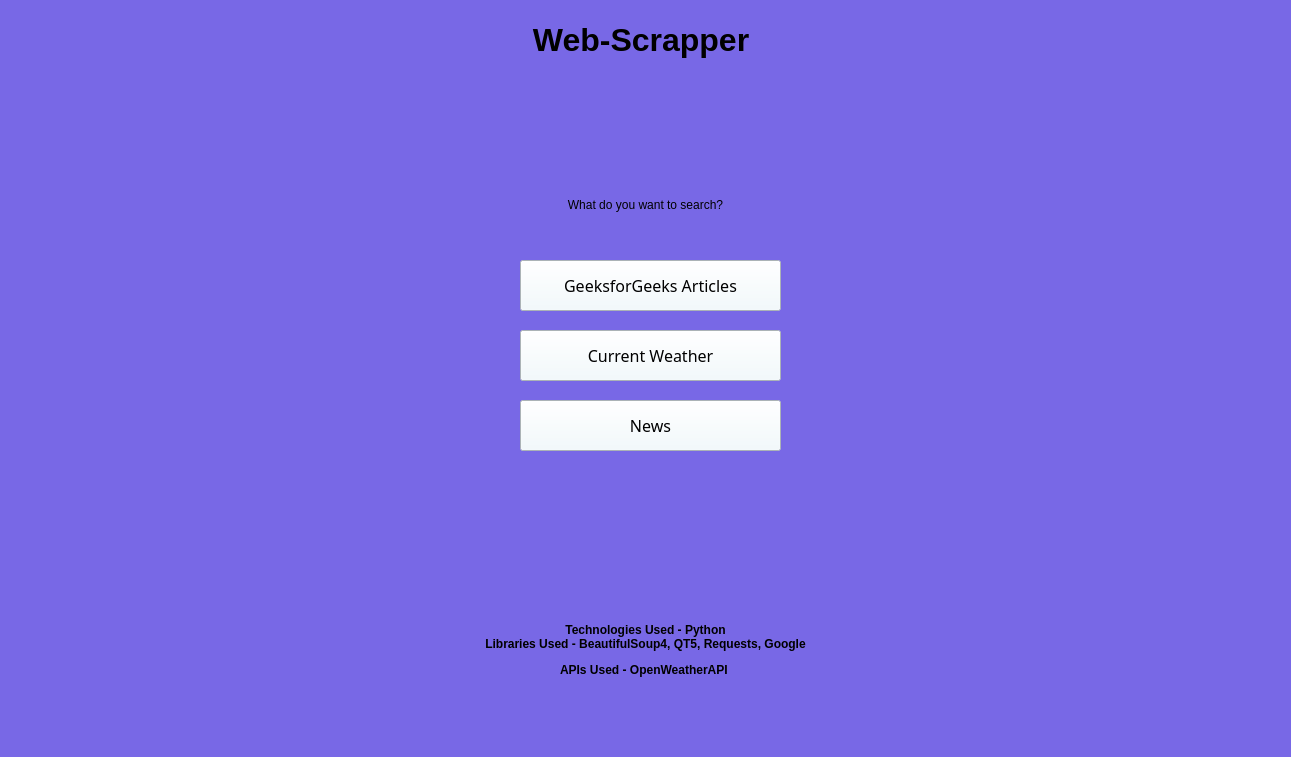
<?xml version="1.0" encoding="UTF-8"?>
<ui version="4.0">
 <class>MainWindow</class>
 <widget class="QMainWindow" name="MainWindow">
  <property name="geometry">
   <rect>
    <x>0</x>
    <y>0</y>
    <width>1291</width>
    <height>757</height>
   </rect>
  </property>
  <property name="windowTitle">
   <string>Web Scrapper</string>
  </property>
  <property name="windowIcon">
   <iconset>
    <normaloff>C:/Users/Het/Downloads/231223193437201742324-removebg-preview.png</normaloff>C:/Users/Het/Downloads/231223193437201742324-removebg-preview.png</iconset>
  </property>
  <property name="styleSheet">
   <string notr="true">background-color: rgb(120, 104, 230);</string>
  </property>
  <widget class="QWidget" name="centralwidget">
   <widget class="QPushButton" name="gfgSearch">
    <property name="geometry">
     <rect>
      <x>520</x>
      <y>260</y>
      <width>261</width>
      <height>51</height>
     </rect>
    </property>
    <property name="font">
     <font>
      <family>Franklin Gothic Medium</family>
      <pointsize>12</pointsize>
      <weight>50</weight>
      <bold>false</bold>
     </font>
    </property>
    <property name="styleSheet">
     <string notr="true">background-color: rgb(239, 251, 255);</string>
    </property>
    <property name="text">
     <string>GeeksforGeeks Articles</string>
    </property>
   </widget>
   <widget class="QPushButton" name="weatherSearch">
    <property name="geometry">
     <rect>
      <x>520</x>
      <y>330</y>
      <width>261</width>
      <height>51</height>
     </rect>
    </property>
    <property name="font">
     <font>
      <family>Franklin Gothic Medium</family>
      <pointsize>12</pointsize>
     </font>
    </property>
    <property name="styleSheet">
     <string notr="true">background-color: rgb(239, 251, 255);</string>
    </property>
    <property name="text">
     <string>Current Weather</string>
    </property>
   </widget>
   <widget class="QPushButton" name="newsSearch">
    <property name="geometry">
     <rect>
      <x>520</x>
      <y>400</y>
      <width>261</width>
      <height>51</height>
     </rect>
    </property>
    <property name="font">
     <font>
      <family>Franklin Gothic Medium</family>
      <pointsize>12</pointsize>
     </font>
    </property>
    <property name="styleSheet">
     <string notr="true">background-color: rgb(239, 251, 255);</string>
    </property>
    <property name="text">
     <string>News</string>
    </property>
   </widget>
   <widget class="QLabel" name="label">
    <property name="geometry">
     <rect>
      <x>0</x>
      <y>180</y>
      <width>1291</width>
      <height>51</height>
     </rect>
    </property>
    <property name="styleSheet">
     <string notr="true">font: 75 18pt &quot;MS Shell Dlg 2&quot;;
font: 87 18pt &quot;Arial Black&quot;;</string>
    </property>
    <property name="text">
     <string>&lt;html&gt;&lt;head/&gt;&lt;body&gt;&lt;p align=&quot;center&quot;&gt;What do you want to search?&lt;/p&gt;&lt;/body&gt;&lt;/html&gt;</string>
    </property>
   </widget>
   <widget class="QLabel" name="label_2">
    <property name="geometry">
     <rect>
      <x>0</x>
      <y>10</y>
      <width>1291</width>
      <height>61</height>
     </rect>
    </property>
    <property name="text">
     <string>&lt;html&gt;&lt;head/&gt;&lt;body&gt;&lt;p align=&quot;center&quot;&gt;&lt;span style=&quot; font-size:24pt; font-weight:600;&quot;&gt;Web-Scrapper &lt;/span&gt;&lt;/p&gt;&lt;/body&gt;&lt;/html&gt;</string>
    </property>
   </widget>
   <widget class="QLabel" name="label_3">
    <property name="geometry">
     <rect>
      <x>0</x>
      <y>610</y>
      <width>1291</width>
      <height>81</height>
     </rect>
    </property>
    <property name="text">
     <string>&lt;html&gt;&lt;head/&gt;&lt;body&gt;&lt;p align=&quot;center&quot;&gt;&lt;span style=&quot; font-weight:600;&quot;&gt;Technologies Used - Python&lt;br/&gt;Libraries Used - BeautifulSoup4, QT5, Requests, Google&lt;/span&gt;&lt;/p&gt;&lt;p align=&quot;center&quot;&gt;&lt;span style=&quot; font-weight:600;&quot;&gt;APIs Used - OpenWeatherAPI &lt;/span&gt;&lt;/p&gt;&lt;/body&gt;&lt;/html&gt;</string>
    </property>
   </widget>
  </widget>
  <widget class="QMenuBar" name="menubar">
   <property name="geometry">
    <rect>
     <x>0</x>
     <y>0</y>
     <width>1291</width>
     <height>26</height>
    </rect>
   </property>
  </widget>
  <widget class="QStatusBar" name="statusbar"/>
 </widget>
 <resources/>
 <connections/>
</ui>
